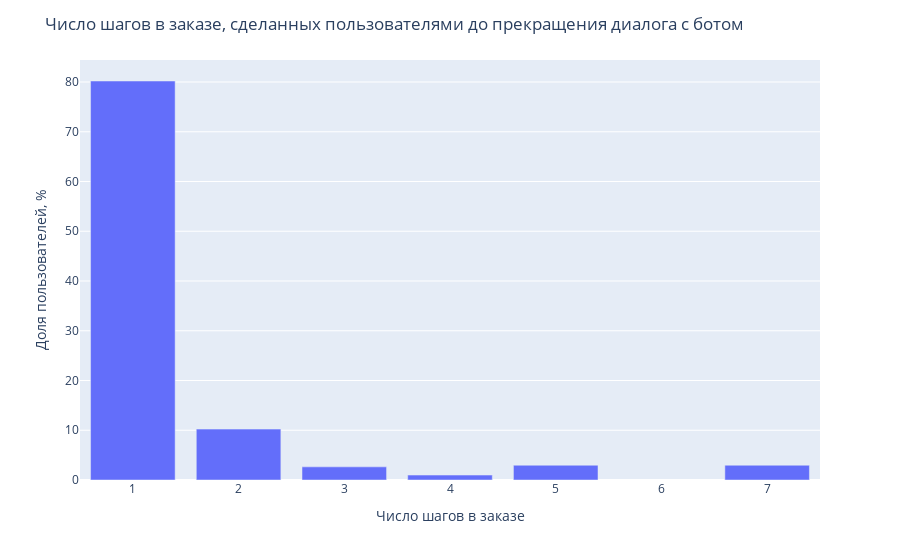

The notebook cell this image was saved under:
### Markdown cell above
**Результаты.**

Наибольший отток пользователей из чат-бота происходит при начале оформления онлайн-заказа (5,2%). В начале оформления пользователь видит общее число шагов, которое необходимо пройти для заполнения заявки. Это количество равно 6-7 и это может отпугивать часть аудитории. 

На втором месте по оттоку сообщение об отсутствии услуги срочной онлайн-помощи. Получая подобное сообщение, многие пользователи впоследствии не возвращаются (58 пользователей из 1496 - отток почти 4% только по этой причине).

На третьем месте - сообщение о наличии услуги бесплатной консультации. Отток после этого сообщения такой же, как и отток после сообщения об отсутствии срочных услуг. Возможно, стоит дополнить это сообщение информацией и кнопками для заказа платных услуг, чтобы пользователи могли пройти туда сразу же. 

Следующие два сообщения, после которых происходит отток - это сообщение пользователя в свободной форме, на которое, вероятно, не получен ответ и сообщение от бота об ошибке. Получив сообщение об ошибке, часть пользователей (3%) прекращает взаимодействие. После сообщения в свободной форме без получения ответа уходит ещё 3,5%.

Далее: первое сообщение в бот - около 2,3% пользователей завершило взаимодействие с ботом после его первого ответа. 
1,4% пользователей завершают коммуникацию после ответа при начале оформления услуги оффлайн (на этапе, когда необходимо выбрать подтип заказа). 

Те же выводы подтверждаются при анализе сообщений, предшествующих последнему. 
Всего пользователей, не совершивших ни одного заказа в боте - **около 40%**. По указанным критериям суммарный отток составляет **23,4%**. Остальные 16,6% прекращают взаимодействие, пройдя какое-то количество шагов оформления заказа.


В основном пользователи прекращают взаимодействие с ботом достаточно быстро - **число отправленных сообщений до прекращения взаимодействия по медиане равно 4**.

### Code cell
def get_order_step(msg_code):
    order_steps = {1: ['keyboard_standard', 'keyboard_online'], 
                   2: ['standard_second_msg', 'off_st_second_msg', 'cdo_second_msg', 'off_cdo_second_msg', 'off_project_second_msg'], 
                   3: ['standard_number_tasks', 'off_st_doc', 'cdo_number_tasks', 'off_cdo_number_task', 'off_project_data'], 
                   4: ['standard_format', 'off_st_format', 'cdo_format', 'off_cdo_format', 'off_project_format'],
                   5: ['standard_time_limit', 'cdo_time_limit', 'off_st_time_date', 'off_cdo_time_limit', 'off_project_university'], 
                   6: ['standard_university', 'off_project_time_date', 'off_cdo_university', 'cdo_university'], 
                   7: ['off_st_time_date', 'standard_time_date', 'cdo_expectations', 'off_cdo_time_date', 'off_project_time_date']}
    
    for key, value in order_steps.items():
        if type(value) == list:
            for elem in value:
                if elem == msg_code:
                    return key
        elif value == msg_code:
            return key

msg_churn_users['order_step'] = msg_churn_users['msg_code'].apply(get_order_step)
churn_users_steps = msg_churn_users.groupby('user_id', as_index = False).agg({'order_step':'max'})
churn_users_steps = churn_users_steps[churn_users_steps['order_step'].notna()]
step_distr = churn_users_steps.order_step.value_counts()

fig = px.bar(pd.Series(step_distr*100/step_distr.sum()).round(2))
fig.update_xaxes(title_text='Число шагов в заказе')
fig.update_yaxes(title_text='Доля пользователей, %')
fig.update_layout(title_text='Число шагов в заказе, сделанных пользователями до прекращения диалога с ботом', 
                  showlegend=False)
fig.show("svg")

### Figure 1 — Plotly figure (JSON) as saved in the notebook; plotly's stock layout.template omitted (floating-point values rounded to 4 significant figures)
{"data": [{"alignmentgroup": "True", "hovertemplate": "variable=order_step<br>index=%{x}<br>value=%{y}<extra></extra>", "legendgroup": "order_step", "marker": {"color": "#636efa", "pattern": {"shape": ""}}, "name": "order_step", "offsetgroup": "order_step", "orientation": "v", "showlegend": true, "textposition": "auto", "type": "bar", "x": [1, 2, 5, 7, 3, 4], "xaxis": "x", "y": [80.2, 10.23, 2.97, 2.97, 2.64, 0.99], "yaxis": "y"}], "layout": {"barmode": "relative", "legend": {"title": {"text": "variable"}, "tracegroupgap": 0}, "margin": {"t": 60}, "showlegend": false, "title": {"text": "Число шагов в заказе, сделанных пользователями до прекращения диалога с ботом"}, "xaxis": {"anchor": "y", "domain": [0, 1], "title": {"text": "Число шагов в заказе"}}, "yaxis": {"anchor": "x", "domain": [0, 1], "title": {"text": "Доля пользователей, %"}}}}
